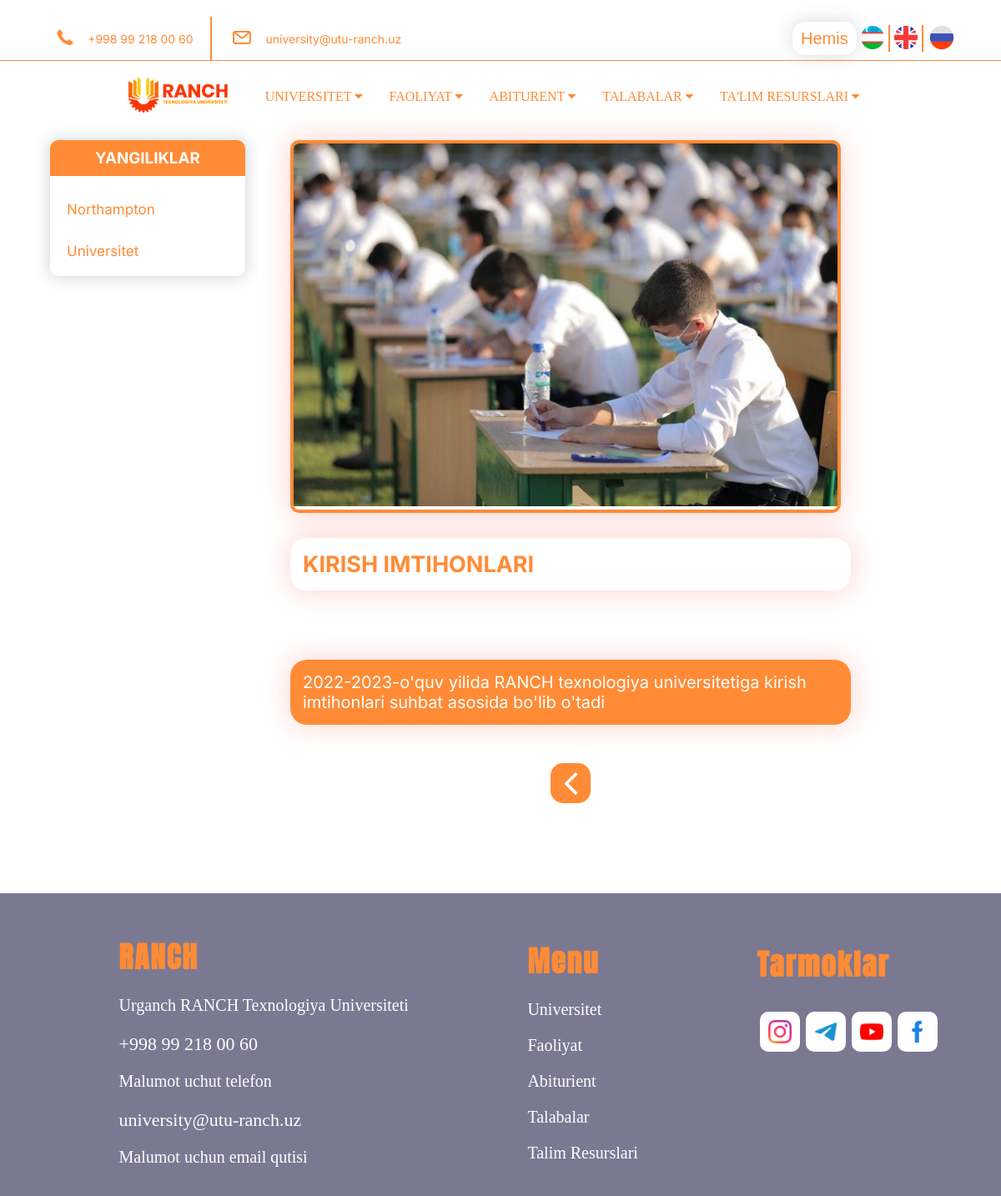
Screenshot of /malumot/3/ with the database file from the repository.
### home/models.py (models this page shows, shortened)
class Category(MPTTModel):
    name = models.CharField(max_length=211, blank=True)
    parent = TreeForeignKey('self', on_delete=models.CASCADE, blank=True, null=True, related_name='children')
    slug = models.SlugField(null=False, unique=True)
    class MPTTMeta:
        order_insertion_by = ['name']
    class Meta:
        verbose_name = "Kategoriya"
        verbose_name_plural = "Kategoriyalar"

class Malumotlar(models.Model):
    id = models.AutoField(primary_key=True)
    title = models.CharField(max_length=224, blank=True)
    desc = RichTextField()
    image = models.ImageField(upload_to="mailumotlar/%Y/%m/%d", height_field=None, width_field=None, max_length=None)

### news/models.py (models this page shows, shortened)
class NewsCartegory(models.Model):
    name = models.CharField(max_length=211, blank=True)
    parent = models.ForeignKey('self', on_delete=models.CASCADE, blank=True, null=True, related_name='children')
    slug = models.SlugField(null=False, unique=True)

### home/views.py (the view)
# urls.py: path("malumot/<int:cat_id>/", views.malumot_detail, name="malumot_detail"),
def malumot_detail(request, cat_id):
    malumotlar = get_object_or_404(Malumotlar, id=cat_id)
    kontentcha = get_object_or_404(Malumotlar, id=cat_id)
    photos = MalImages.objects.filter(mal=kontentcha)
    context = {
        'categories': Category.objects.filter(parent=None)[:6],
        "cat_news": NewsCartegory.objects.filter(parent=None),
        "malumotlar": malumotlar,
        "photos": photos,
    }
    return render(request, 'home/mailumot_detail.html', context)

### home/context_processeors.py (called while the page is built)
def product_category_render(request):
    return {
        "banner": Bannercha.objects.all().order_by("-id")[:5],
    }

### templates/home/mailumot_detail.html (shortened to what this page needs)
{% extends 'home/base.html' %}
{% load static %}
{% block content %}
<section id="home__bat">
   <div class="container__news">
       <aside id="side" class="sidebar">
           <div class="wrapper__menu">
               <div class="hedaer__title">
                   <h1>
                       Yangiliklar
                   </h1>
               </div>
                   <nav class="nacbar__nav">
                       <ul>
                           {% for ca in cat_news %}
                            <li><a class="menu__a" href="{% url 'news_cat' ca.id%}">{{ca.name}}</a></li>
                           {% endfor %}
                       </ul>
                   </nav>
           </div>
       </aside>
   <div id="content">
       <div class="content__header">
           <div class="cont__img">
               <img src="{{ malumotlar.image.url }}" alt="">
           </div>
           <div class="cont__text">
               <h1>
                   {{malumotlar.title}}
                </h1>
                   {{malumotlar.desc|safe}}
           </div>
           <div class="btn__blck">
               <div class="cancel">
                   <a href="{% url 'homepage' %}"><i class="fa fa-angle-left" aria-hidden="true"></i></a>
                </div>
               </div>
       </div>
   </div>
</section>
{% endblock content %}

### templates/home/base.html (shortened to what this page needs)
{% load static i18n%}
<!DOCTYPE html>
<html lang="en">
<head>
    <link rel="stylesheet" href="{% static 'style.css' %}">
    <link rel="stylesheet" href="{% static 'batafsil.css' %}">
    <link rel="stylesheet" href="{% static 'fakultetlar.css' %}">
    <link rel="stylesheet" href="{% static 'malumot.css' %}">
    <link rel="stylesheet" href="{% static 'news.css' %}">
    <link rel="stylesheet" href="{% static 'newsdetail.css' %}">
    <link rel="stylesheet" href="{% static 'rektor.css' %}">
    <link rel="stylesheet" href="https://cdn.jsdelivr.net/npm/swiper@8/swiper-bundle.min.css"/>
    <link rel="stylesheet" href="https://netdna.bootstrapcdn.com/font-awesome/4.0.3/css/font-awesome.min.css">
</head>
<body>
<div class="wrapper">
    <div class="contain__wrap">
    <div class="container">
        <div class="box__contact">
            <div class="contact__logo">
                <a href="{% url 'homepage' %}"><img src="{% static 'Image/Vector.png' %}" alt="contact"></a>
            </div>
            <div class="contact__number">
                <p class="contact__p">
                    <a href="tel:+998 99 218 00 60">+998 99 218 00 60  </a>
                </p>
            </div>
        </div>
        <span id="span1"></span>
        <div class="box__mail">
            <div class="mail__icon">
                <img src="{% static 'Image/icon.png' %}" alt="mail">
            </div>
            <div class="mail__info">
                <p class="mail__p">
                    <a href="mailto:university@utu-ranch.uz">university@utu-ranch.uz</a>
                </p>
            </div>
        </div>
    </div>
    <div class="language">
        <div class="user">
            <button><a class="" href="https://student.hemis.uz/dashboard/login">Hemis</a></button>
          </div>
        <div class="uzb__image">
            <a href="{% url 'set-language' 'uz' %}"><button><img src="{% static 'Image/Flags.png' %}" alt="icon"></button></a>
        </div>
        <span id="span2"></span>
        <div class="eng__image">
            <a href="{% url 'set-language' 'en' %}"><button><img src="{% static 'Image/Flags (1).png' %}" alt="icon"></button></a>
        </div>
        <span id="span2"></span>
        <div class="eng__image">
            <a href="{% url 'set-language' 'ru' %}"><button><img src="{% static 'Image/34.png' %}" alt="Ru-flag"></button></a>
        </div>
    </div>
    </div>
</div>
<header class="header__glav" id="header__glav">
    <div class="box__container">
    <div class="hedaer__image">
       <a class="img__orange" href="{% url 'homepage' %}"><img src="{% static 'Image/img__malumot/Ranch 3.png' %}" alt="logo"></a>
    </div>
        <nav class="navbar__glav">
        {% if categories %}
        {% for cat in categories %}
        <div class="dropdown__glav">
            <button class="dropbtn__glav"> {{cat.name}}
                <i class="fa fa-caret-down"></i>
              </button>
        </div>
        {% endfor %}
        {% endif %}
    </nav>
</div>
</header>
    {% block content %}
    {% endblock content %}
    <section id="contact">
        <div class="contact__container">
            <div class="contact__box">
                <h1>RANCH</h1>
                <p class="cont__tetx">
                    {% trans "Urganch RANCH Texnologiya Universiteti" %}
                </p>
                <p class="nomer">
                    <a href="tel:+998 99 218 00 60">+998 99 218 00 60</a>
                </p>
                <p class="cont__tetx malumot">
                    {% trans "Malumot uchut telefon" %}
                </p>
                <p class="pochta">
                    <a href="mailto:university@utu-ranch.uz">university@utu-ranch.uz</a>
                </p>
                <p class="cont__tetx">
                  {% trans "Malumot uchun email qutisi" %}
                </p>
            </div>
            <div class="contact__box">
                <h1>Menu</h1>
                <a class="menu__a" href="/category/1/?cat=11">{% trans "Universitet" %}</a>
                <a class="menu__a" href="/category/13/?cat=23">{% trans "Faoliyat" %}</a>
                <a class="menu__a" href="/category/14/?cat=26">{% trans "Abiturient" %}</a>
                <a class="menu__a" href="/category/14/?cat=26">{% trans "Talabalar" %}</a>
                <a class="menu__a" href="/category/16/?cat=33">{% trans "Talim Resurslari" %}</a>
            </div>
            <div class="contact__box__logo">
                <h1>{% trans "Tarmoklar" %}</h1>
                <div class="logog">
                <a href="http://www.instagram.com/utu_ranch"><img src="{% static 'Image/logo/Instagram_icon-icons.com_66804.png' %}" alt=""></a>
                <a href="https://t.me/utu_ranch"><img src="{% static 'Image/logo/telegram_social_network_communication_chat_interaction_icon_192276.png' %}" alt=""></a>
                <a href="https://youtube.com/@uturanch"><img src="{% static 'Image/logo/youtube_logo_icon_168737.png' %}" alt=""></a>
                <a href="https://fb.com/uturanch"><img src="{% static 'Image/logo/4202107facebookfblogosocialsocialmedia-115710_115591.png' %}" alt=""></a>
                </div>
            </div>
        </div>
    </section>
</body>
</html>

### static/style.css (style rules this page uses)
* { padding: 0; margin: 0; box-sizing: border-box; }
.wrapper { padding-top: 20px; display: flex; justify-content:space-around; font-family: 'Inter', sans-serif; font-size: 14px; }
.contain__wrap { z-index: 100; width: 100%; max-width:1180px; padding-left: 50px; display: flex; justify-content: space-between; flex-direction: row; }
.container { z-index: 100; width: 430px; display: flex; justify-content: space-between; flex-direction: row; }
.box__contact { max-width: 250px; min-width: 180px; display: flex; align-items: center; justify-content: space-around; }
.contact__p a { text-decoration: none; color: #FF8B36; transition: all .3s ease; }
.uzb__image button { background: none; color: inherit; border: none; padding: 0; font: inherit; cursor: pointer; outline: inherit; }
.eng__image button { background: none; color: inherit; border: none; padding: 0; font: inherit; cursor: pointer; outline: inherit; }
#span1 { z-index: 100; width: 2px; height: 52px; background: #FF8B36; }
.box__mail { z-index: 100; max-width: 250px; min-width: 220px; display: flex; align-items: center; justify-content: space-around; }
.language { z-index: 100; min-width: 240px; display: flex; align-items: center; }
.language div, span { margin-right: 5px; }
.mail__p a { text-decoration: none; color: #FF8B36; transition: all .3s ease; }
#span2 { width: 2px; height: 32px; background: #FF8B36; }
.header__glav { z-index: 100; border-top: 1px solid #FF8B36; position: absolute; width: 100%; display: flex; justify-content:center ; transition: all .1s ease; }
.hedaer__image { width: 120px; }
.hedaer__image img { width: 120px; }
.box__container { padding: 20px 140px; width: 100%; display: flex; align-items: center; justify-content: space-around; }
#contact { color: #fff; background-color: #7b7992; width: 100%; height: 60vh; }
.contact__container { margin-top: 60px; padding-top: 50px; display: flex; justify-content: space-evenly; align-items: center; }
.contact__box__logo { width: 100px; height: 270px; display: flex; flex-direction: column; align-items: start; }
.contact__box__logo a img { width: 48px; color: white; padding: 10px 10px ; background: #ffffff; border-radius: 10px; transition: all .3s ease; }
.contact__box__logo h1 { color: #FF8B36; letter-spacing: 2px; font-size: 35px; padding-bottom: 10px; font-family: 'Anton', sans-serif; }
.contact__box { display: flex; flex-direction: column; }
.contact__box .cont__tetx { text-decoration: none; padding: 10px 0; color: #fff; font-size: 20px; }
.contact__box h1 { color: #FF8B36; letter-spacing: 2px; font-size: 35px; padding-bottom: 10px; font-family: 'Anton', sans-serif; }
.contact__box a { text-decoration: none; padding: 10px 0; color: white; transition: all .3s ease; }
.nomer { padding: 10px 0; font-size: 25px; }
.pochta { padding: 10px 0; font-size: 25px; }
.contact__box .menu__a { text-decoration: none; padding: 10px 0; color: white; transition: all .3s ease; font-size: 20px; }
.logog { margin-top: 20px; justify-content: space-around; width: 220px; height: 200px; display: flex; flex-direction: row; }
.dropdown__glav { float: left; overflow: hidden; }
.dropdown__glav .dropbtn__glav { font-size: 16px; text-transform: uppercase; border: none; outline: none; color: #FF8B36; padding: 14px 16px; background-color: inherit; font-family: inherit; margin: 0; }
.user { z-index: 100; color: #FF8B36; }
.user button { outline: none; border: none; text-decoration: none; color: #FF8B36; font-size: 10px; background-color: white; padding: 5px 10px; border-radius: 15px; transition: 0.5s; -webkit-box-shadow: 0px 0px 21px 0px rgba(34, 60, 80, 0.2); -moz-box-shadow: 0px 0px 21px 0px rgba(34, 60, 80, 0.2); box-shadow: 0px 0px 21px 0px rgba(34, 60, 80, 0.2); }
.user button a { text-decoration: none; color: #FF8B36; font-size: 20px; }

### rows the page displays
Category: name "UNIVERSITET"
Category: name "FAOLIYAT"
Category: name "ABITURENT"
Category: name "TALABALAR"
Category: name "TA'LIM RESURSLARI"
NewsCartegory: name "Northampton"
NewsCartegory: name "Universitet"
Malumotlar: image (picture), title "KIRISH IMTIHONLARI", desc "2022-2023-o'quv yilida RANCH texnologiya universitetiga kirish imtihonlari suhbat asosida bo'lib o'tadi"
